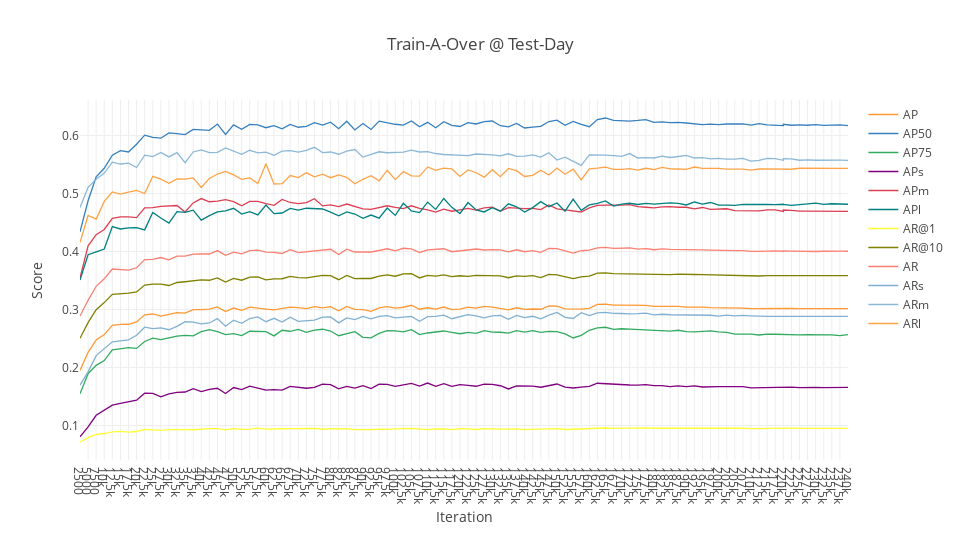

The notebook cell this image was saved under:
### Code cell
cf.go_offline(connected = True)
config = {
    "modeBarButtonsToRemove": ["sendDataToCloud"],
    "displaylogo": False
}
layout = {
    "title": plot_title,
    "xaxis": {
        "title": "Iteration",
        "tickvals": df_iterations["Iteration"],
    },    
    "yaxis": {
        "title": "Score"
    },
    "width": 960,
    "height": 540
}
fig = df_iterations.iplot(x = 'Iteration', y = ["AP", "AP50", "AP75", "APs", "APm", "APl", "AR@1", "AR@10", "AR", "ARs", "ARm", "ARl"], layout = layout, asFigure = True)
py.offline.iplot(fig, show_link = False, config = config)
